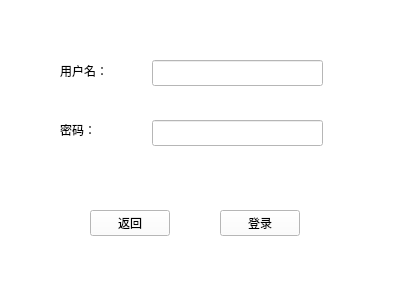
<?xml version="1.0" encoding="UTF-8"?>
<ui version="4.0">
 <class>userLogin</class>
 <widget class="QWidget" name="userLogin">
  <property name="geometry">
   <rect>
    <x>0</x>
    <y>0</y>
    <width>400</width>
    <height>300</height>
   </rect>
  </property>
  <property name="windowTitle">
   <string>Form</string>
  </property>
  <property name="styleSheet">
   <string notr="true">background-color: rgb(255, 255, 255);</string>
  </property>
  <widget class="QPushButton" name="pushButton_login">
   <property name="geometry">
    <rect>
     <x>220</x>
     <y>210</y>
     <width>80</width>
     <height>26</height>
    </rect>
   </property>
   <property name="text">
    <string>登录</string>
   </property>
  </widget>
  <widget class="QLineEdit" name="lineEdit_username">
   <property name="geometry">
    <rect>
     <x>152</x>
     <y>60</y>
     <width>171</width>
     <height>26</height>
    </rect>
   </property>
   <property name="text">
    <string/>
   </property>
  </widget>
  <widget class="QLineEdit" name="lineEdit_password">
   <property name="geometry">
    <rect>
     <x>152</x>
     <y>120</y>
     <width>171</width>
     <height>26</height>
    </rect>
   </property>
  </widget>
  <widget class="QLabel" name="label">
   <property name="geometry">
    <rect>
     <x>60</x>
     <y>60</y>
     <width>81</width>
     <height>21</height>
    </rect>
   </property>
   <property name="text">
    <string>用户名：</string>
   </property>
  </widget>
  <widget class="QLabel" name="label_2">
   <property name="geometry">
    <rect>
     <x>60</x>
     <y>120</y>
     <width>71</width>
     <height>20</height>
    </rect>
   </property>
   <property name="text">
    <string>密码：</string>
   </property>
  </widget>
  <widget class="QPushButton" name="pushButton_back">
   <property name="geometry">
    <rect>
     <x>90</x>
     <y>210</y>
     <width>80</width>
     <height>26</height>
    </rect>
   </property>
   <property name="text">
    <string>返回</string>
   </property>
  </widget>
 </widget>
 <resources/>
 <connections/>
</ui>
